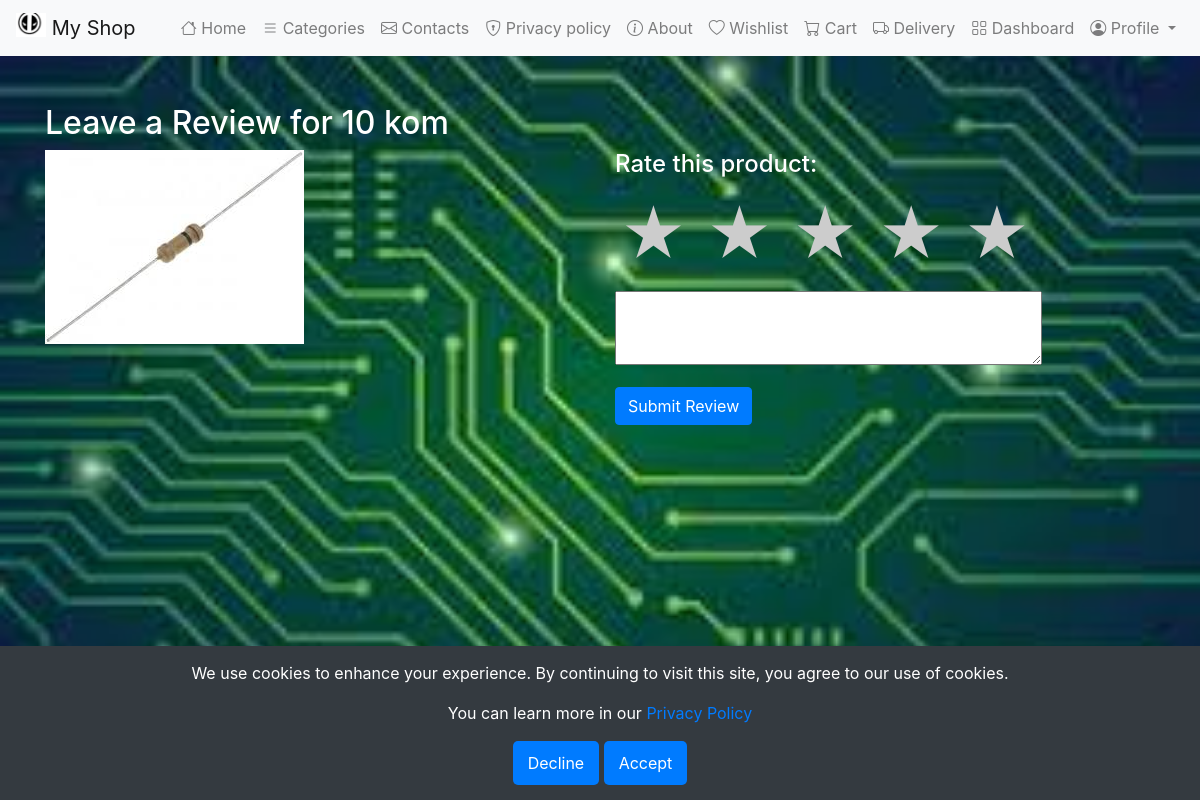
The app's page /products/product/1/review/ (signed in) with its own data.
### electronics_shop/electronics/models.py (models this page shows, shortened)
class Product(models.Model):
    NAME_MAX_LENGTH = 255
    MAX_PRICE_DIGITS = 10
    MAX_DECIMAL_PLACES = 2
    name = models.CharField(max_length=NAME_MAX_LENGTH)
    description = models.TextField()
    price = models.DecimalField(max_digits=MAX_PRICE_DIGITS, decimal_places=MAX_DECIMAL_PLACES)
    category = models.ForeignKey(Category, on_delete=models.CASCADE)
    image = models.ImageField(upload_to='products/', null=True, blank=True)

### electronics_shop/products/views.py (the view, shortened to what this page needs)
# urls.py: path('product/<int:product_id>/review/', add_review, name='add_review'),
@login_required
def add_review(request, product_id):
    product = get_object_or_404(Product, id=product_id)
    return render(request, 'products/add_review.html', {'review_form': ReviewForm, 'product': product})

### templates/products/add_review.html (shortened to what this page needs)
{% extends 'base.html' %}
{% block content %}
<div class="container mt-5">
    <h2>Leave a Review for {{ product.name }}</h2>
    <div class="row">
        <div class="col-md-6">
            <img src="{{ product.image.url }}" class="img-fluid" alt="{{ product.name }}">
        </div>
        <div class="col-md-6">
            <h4>Rate this product:</h4>
            <form method="post" action="{% url 'add_review' product.pk %}">
                <div class="rating">
                    <input type="radio" id="star5" name="rating" value="5" /><label for="star5" title="5 stars">&#9733;</label>
                    <input type="radio" id="star4" name="rating" value="4" /><label for="star4" title="4 stars">&#9733;</label>
                    <input type="radio" id="star3" name="rating" value="3" /><label for="star3" title="3 stars">&#9733;</label>
                    <input type="radio" id="star2" name="rating" value="2" /><label for="star2" title="2 stars">&#9733;</label>
                    <input type="radio" id="star1" name="rating" value="1" /><label for="star1" title="1 star">&#9733;</label>
                </div>
                {{ review_form.comment }}
                <button type="submit" class="btn btn-primary mt-3">Submit Review</button>
            </form>
        </div>
    </div>
</div>
{% endblock %}

### templates/products/add_review.html (style rules this page uses)
.rating { direction: rtl; font-size: 2em; unicode-bidi: bidi-override; }
.rating > label { color: #ccc; cursor: pointer; font-size: 2em; padding: 0 5px; }

### records on screen
Product: name "10 kom", image (picture)
